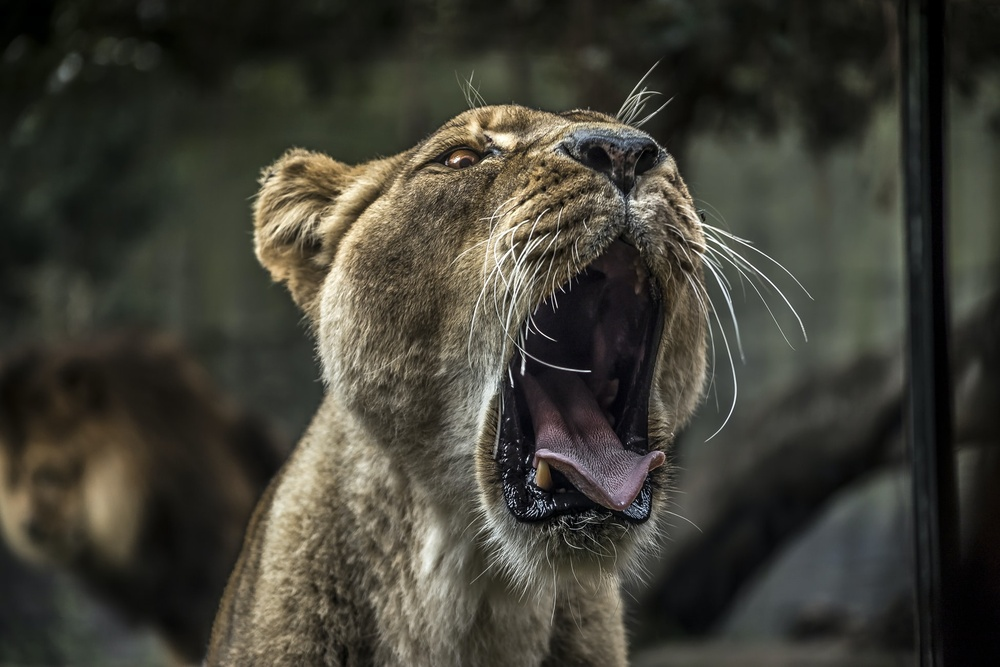
#> input picture image.jpg, 1000 x 667 px, shrunk from 1950 x 1300 before the run; its folder holds only this picture in this run
$ python tra_img.py
#> lines starting #> are read from the running program, lines starting #| are printed output that depends on the picture
import glob
from PIL import Image

# get all the jpg files from the current folder
for infile in glob.glob("*.jpg"):
  im = Image.open(infile)
#> im is the input picture: PIL image 1000x667 RGB; mean R, G, B 64.2, 62.7, 53.4
  # convert to transparent image
  new_img = im.convert('RGBA')
  im_rgba = new_img.copy()
  im_rgba.putalpha(128)
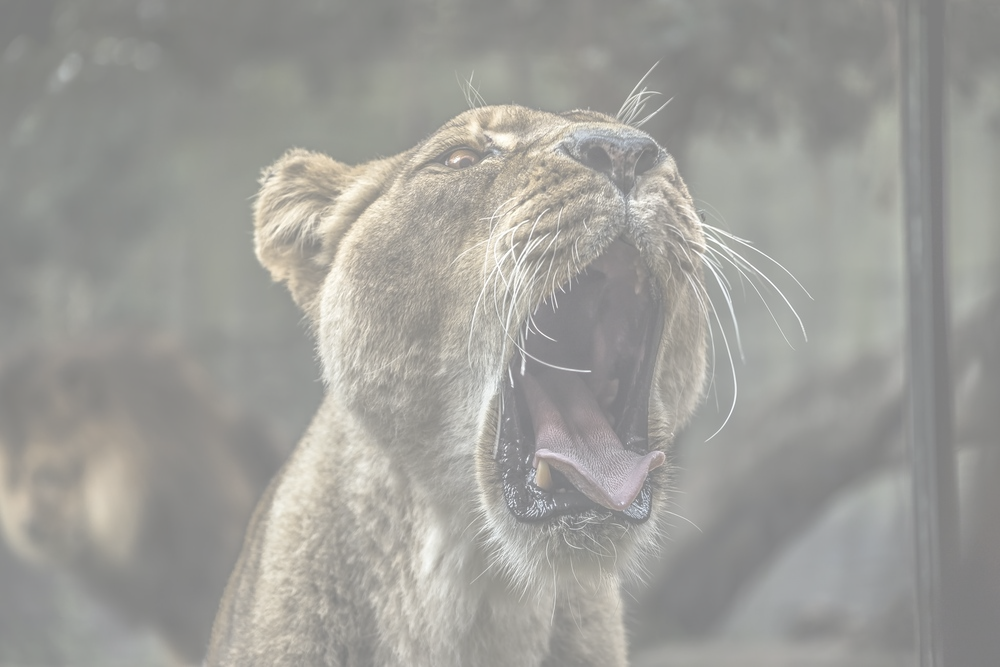
#> im_rgba: PIL image 1000x667 RGBA; mean R, G, B, A 64.2, 62.7, 53.4, 128; transparent parts drawn white
  # chech if image exists
  if infile[0:2] != "TR":
      im_rgba.save("TR_" + infile, "PNG")
